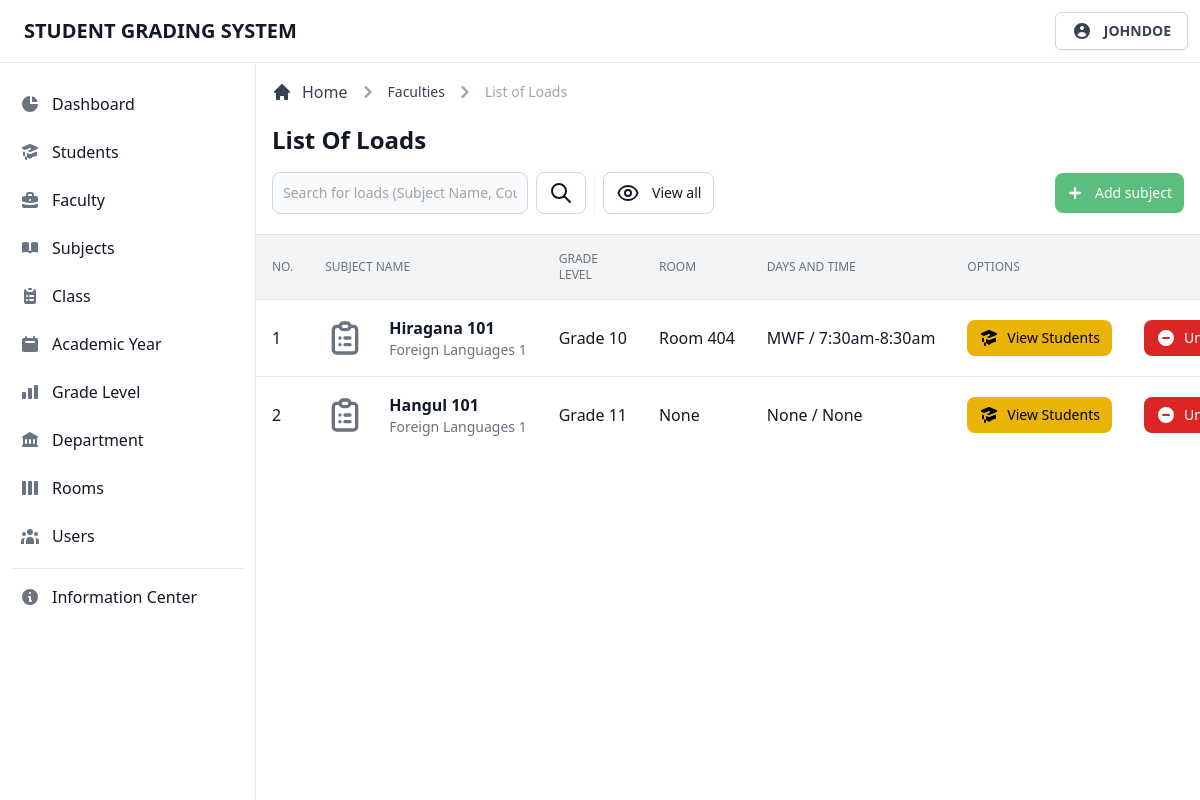
The page /admin/view/loads.php?code=1152 (signed in) on the database as committed earlier.
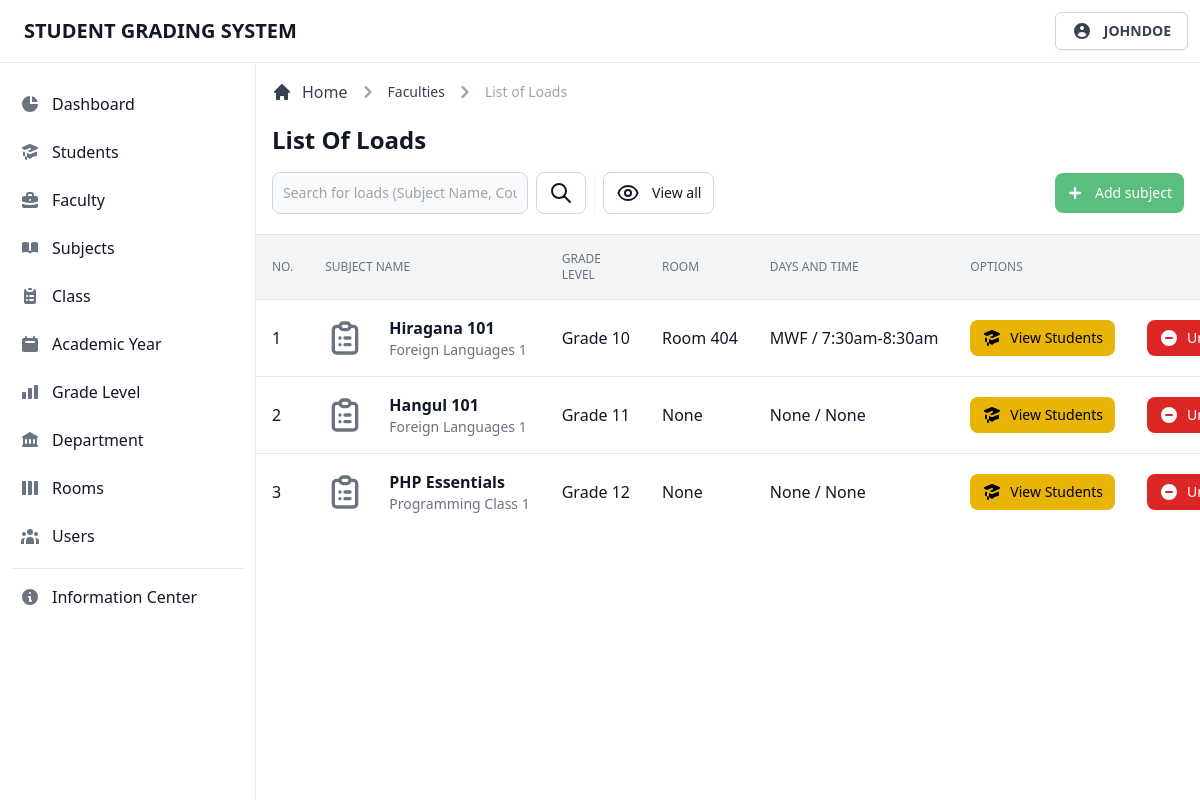
The same page on the database as committed later.
### tables this page shows
CREATE TABLE `tblclass` (
  `class_id` int(11) NOT NULL,
  `class_code` int(11) NOT NULL,
  `class_name` varchar(255) NOT NULL,
  `class_desc` varchar(255) NOT NULL,
  `inst_code` int(11) NOT NULL,
  `class_inst` varchar(255) NOT NULL,
  `class_level` varchar(255) NOT NULL,
  `class_ay` varchar(255) NOT NULL,
  `class_day` varchar(255) NOT NULL,
  `class_time` varchar(255) NOT NULL,
  `class_room` varchar(255) NOT NULL,
  `class_section` varchar(255) NOT NULL
);

### admin/page/loads/loads.classes.php (called while the page is built, shortened)
<?php
class DisplayOptionsContr extends DisplayOptions
{
  public function fetchData()
  {
    $result = $this->getData();
    return $result;
  }
}
class DisplayLoadsContr extends DisplayLoads
{
  private $instructor;
  public function __construct($instructor)
  {
    $this->instructor = $instructor;
  }
  public function fetchData()
  {
    $result = $this->getData($this->instructor);
    return $result;
  }
}
class DisplayOptions extends Dbh
{
  protected function getData()
  {
    $result = 0;
    return $result;
  }
}
class DisplayLoads extends Dbh
{
  protected function getData($instructor)
  {
    $stmt = $this->connect()->prepare('SELECT * FROM tblclass WHERE inst_code = ?;');
    $result = 0;
    if (!$stmt->execute([$instructor])) {
      $stmt = null;
      echo "error";
      exit;
    }
    while ($row = $stmt->fetchAll(PDO::FETCH_ASSOC)) {
      $result = $row;
    }
    return $result;
  }
}
$display = new DisplayLoadsContr($instructor);
$result = $display->fetchData();

### admin/database/database.classes.php (called while the page is built)
<?php
class Dbh
{
  private $hostname = 'localhost';
  private $username = 'root';
  private $password = '';
  private $dbname = 'dbgradingsystem';
  public function connect()
  {
    try {
      $dbh = new PDO('mysql:host=' . $this->hostname . ';dbname=' . $this->dbname, $this->username, $this->password);
      return $dbh;
    } catch (PDOException $e) {
      print "Error!: " . $e->getMessage() . "<br>";
      die();
    }
  }
}

### admin/page/loads/loads-table.php (the view, shortened to what this page needs)
<div class="flex flex-col min-w-full overflow-hidden overflow-x-auto align-middle shadow">
  <table class="min-w-full divide-y divide-gray-200 table-fixed">
    <thead class="bg-gray-100">
      <tr>
        <th scope="col" class="th">
          No.
        </th>
        <th scope="col" class="th">
          Subject Name
        </th>
        <th scope="col" class="th">
          Grade Level
        </th>
        <th scope="col" class="th">
          Room
        </th>
        <th scope="col" class="th">
          Days and Time
        </th>
        <th scope="col" class="th">
          Options
        </th>
        <th scope="col" class="th">
        </th>
      </tr>
    </thead>
    <tbody class="bg-white divide-y divide-gray-200 ">
      <?php foreach ($result as $data) : ?>
        <tr class="hover:bg-gray-100 group">
          <td class="td">
            <div class="flex items-center capitalize">
              <?= $i += 1; ?>
            </div>
          </td>
          <td class="td-title">
            <div class="text-sm font-normal text-gray-500">
              <div class="text-base font-semibold text-gray-900 capitalize">
                <?= $data['class_name']; ?>
              </div>
              <div class="text-sm font-normal text-gray-500">
                <?= $data['class_desc']; ?>
              </div>
            </div>
          </td>
          <td class="td">
            <div class="flex items-center capitalize">
              <?= $data['class_level']; ?>
            </div>
          </td>
          <td class="td">
            <div class="flex items-center">
              <?php if (!empty($data['class_room'])) { ?>
                <?= $data['class_room']; ?>
              <?php } else { ?>
                None
              <?php } ?>
            </div>
          </td>
          <td class="td">
            <div class="flex items-center">
              <?php if (!empty($data['class_day'])) { ?>
                <?= $data['class_day']; ?>
              <?php } else { ?>
                None
              <?php } ?>
              /
              <?php if (!empty($data['class_time'])) { ?>
                <?= $data['class_time']; ?>
              <?php } else { ?>
                None
              <?php } ?>
            </div>
          </td>
          <td class="p-4 space-x-2 whitespace-nowrap">
            <a href="#" class="btn-yellow">
              View Students
            </a>
          </td>
          <td class="p-4 space-x-2 text-right whitespace-nowrap">
            <button type="button" data-delete-button data-id="<?= $data['class_id']; ?>" data-code="<?= $instructor; ?>" class="btn-red">
              <svg class="w-5 h-5 mr-2" xmlns="http://www.w3.org/2000/svg" viewBox="0 0 20 20" fill="currentColor">
                <path fill-rule="evenodd" d="M10 18a8 8 0 100-16 8 8 0 000 16zM7 9a1 1 0 000 2h6a1 1 0 100-2H7z" clip-rule="evenodd" />
              </svg>
              Unassign
            </button>
          </td>
        </tr>
      <?php endforeach; ?>
    </tbody>
  </table>
</div>

Rows that differ between the two databases and show on the page:
added tblclass: i "3", class_name "PHP Essentials", class_desc "Programming Class 1", class_level "Grade 12", class_room "None", class_day "None", class_time "None"
